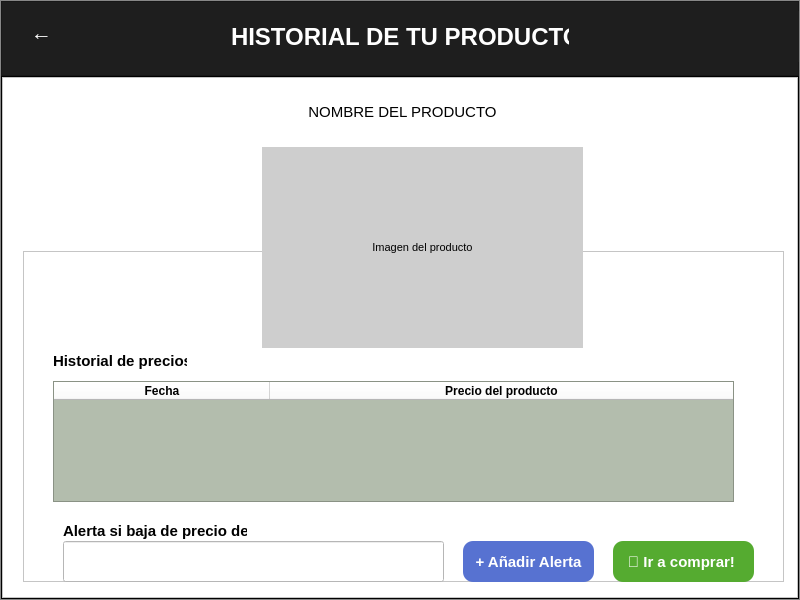
<?xml version="1.0" encoding="UTF-8"?>
<ui version="4.0">
 <class>Historial</class>
 <widget class="QMainWindow" name="Historial">
  <property name="geometry">
   <rect>
    <x>0</x>
    <y>0</y>
    <width>800</width>
    <height>600</height>
   </rect>
  </property>
  <property name="minimumSize">
   <size>
    <width>800</width>
    <height>600</height>
   </size>
  </property>
  <property name="maximumSize">
   <size>
    <width>800</width>
    <height>600</height>
   </size>
  </property>
  <property name="windowTitle">
   <string>Fermady</string>
  </property>
  <property name="windowIcon">
   <iconset>
    <normaloff>imagenes/hucha.png</normaloff>imagenes/hucha.png</iconset>
  </property>
  <widget class="QWidget" name="centralwidget">
   <layout class="QVBoxLayout" name="verticalLayout_2">
    <property name="leftMargin">
     <number>0</number>
    </property>
    <property name="topMargin">
     <number>0</number>
    </property>
    <property name="rightMargin">
     <number>0</number>
    </property>
    <property name="bottomMargin">
     <number>0</number>
    </property>
    <item>
     <widget class="QFrame" name="frame">
      <property name="cursor">
       <cursorShape>ArrowCursor</cursorShape>
      </property>
      <property name="styleSheet">
       <string notr="true">background-color: rgb(175, 175, 175);</string>
      </property>
      <property name="frameShape">
       <enum>QFrame::StyledPanel</enum>
      </property>
      <property name="frameShadow">
       <enum>QFrame::Raised</enum>
      </property>
      <layout class="QVBoxLayout" name="verticalLayout" stretch="1,7">
       <property name="spacing">
        <number>0</number>
       </property>
       <property name="leftMargin">
        <number>0</number>
       </property>
       <property name="topMargin">
        <number>0</number>
       </property>
       <property name="rightMargin">
        <number>0</number>
       </property>
       <property name="bottomMargin">
        <number>0</number>
       </property>
       <item>
        <widget class="QFrame" name="Frame_Sup">
         <property name="styleSheet">
          <string notr="true">background-color: rgb(30, 30, 30);</string>
         </property>
         <property name="frameShape">
          <enum>QFrame::StyledPanel</enum>
         </property>
         <property name="frameShadow">
          <enum>QFrame::Raised</enum>
         </property>
         <widget class="QPushButton" name="btnatras">
          <property name="geometry">
           <rect>
            <x>10</x>
            <y>10</y>
            <width>61</width>
            <height>43</height>
           </rect>
          </property>
          <property name="font">
           <font>
            <family>Arial</family>
            <pointsize>16</pointsize>
            <bold>true</bold>
            <kerning>false</kerning>
           </font>
          </property>
          <property name="cursor">
           <cursorShape>PointingHandCursor</cursorShape>
          </property>
          <property name="toolTipDuration">
           <number>-1</number>
          </property>
          <property name="styleSheet">
           <string notr="true">QPushButton{
background-color: transparent;
        border: none; 
        color: #fff; 
        padding: 10px 20px;
        font-weight: bold; 
}</string>
          </property>
          <property name="text">
           <string>←</string>
          </property>
         </widget>
         <widget class="QLabel" name="label">
          <property name="geometry">
           <rect>
            <x>230</x>
            <y>20</y>
            <width>338</width>
            <height>32</height>
           </rect>
          </property>
          <property name="font">
           <font>
            <family>Leelawadee UI</family>
            <pointsize>12</pointsize>
            <bold>true</bold>
           </font>
          </property>
          <property name="layoutDirection">
           <enum>Qt::LeftToRight</enum>
          </property>
          <property name="styleSheet">
           <string notr="true"/>
          </property>
          <property name="lineWidth">
           <number>0</number>
          </property>
          <property name="text">
           <string>&lt;html&gt;&lt;head/&gt;&lt;body&gt;&lt;p align=&quot;center&quot;&gt;&lt;span style=&quot; font-size:18pt; color:#ffffff;&quot;&gt;HISTORIAL DE TU PRODUCTO&lt;/span&gt;&lt;/p&gt;&lt;/body&gt;&lt;/html&gt;</string>
          </property>
          <property name="alignment">
           <set>Qt::AlignCenter</set>
          </property>
         </widget>
         <widget class="QLabel" name="lbnoti">
          <property name="geometry">
           <rect>
            <x>650</x>
            <y>10</y>
            <width>151</width>
            <height>51</height>
           </rect>
          </property>
          <property name="styleSheet">
           <string notr="true"/>
          </property>
          <property name="text">
           <string>&lt;html&gt;&lt;head/&gt;&lt;body&gt;&lt;p align=&quot;center&quot;&gt;&lt;br/&gt;&lt;/p&gt;&lt;/body&gt;&lt;/html&gt;</string>
          </property>
         </widget>
        </widget>
       </item>
       <item>
        <widget class="QFrame" name="frame_conte">
         <property name="cursor">
          <cursorShape>ArrowCursor</cursorShape>
         </property>
         <property name="styleSheet">
          <string notr="true">background-color: qconicalgradient(cx:1, cy:0.648, angle:0, stop:0 rgba(169, 178, 207, 255), stop:0.596591 rgba(220, 209, 218, 255), stop:0.98 rgba(66, 66, 66, 255), stop:1 rgba(0, 0, 0, 0));</string>
         </property>
         <property name="frameShape">
          <enum>QFrame::StyledPanel</enum>
         </property>
         <property name="frameShadow">
          <enum>QFrame::Raised</enum>
         </property>
         <layout class="QHBoxLayout" name="horizontalLayout_2">
          <property name="spacing">
           <number>0</number>
          </property>
          <property name="leftMargin">
           <number>0</number>
          </property>
          <property name="topMargin">
           <number>0</number>
          </property>
          <property name="rightMargin">
           <number>0</number>
          </property>
          <property name="bottomMargin">
           <number>0</number>
          </property>
          <item>
           <widget class="QFrame" name="frame_4">
            <property name="styleSheet">
             <string notr="true">background-color: rgb(255, 255, 255);</string>
            </property>
            <property name="frameShape">
             <enum>QFrame::StyledPanel</enum>
            </property>
            <property name="frameShadow">
             <enum>QFrame::Raised</enum>
            </property>
            <widget class="QFrame" name="frame_2">
             <property name="geometry">
              <rect>
               <x>21</x>
               <y>174</y>
               <width>761</width>
               <height>331</height>
              </rect>
             </property>
             <property name="styleSheet">
              <string notr="true"> &lt;table id=&quot;tablaAlumnos&quot;&gt;
        &lt;thead&gt;
            &lt;tr&gt;
                &lt;th&gt;Número de Cuenta&lt;/th&gt;
                &lt;th&gt;Nombre&lt;/th&gt;
                &lt;th&gt;Nota Final&lt;/th&gt;
                &lt;th&gt;Acciones&lt;/th&gt;
            &lt;/tr&gt;
        &lt;/thead&gt;
        &lt;tbody id=&quot;cuerpoTabla&quot;&gt;&lt;/tbody&gt;
    &lt;/table&gt;</string>
             </property>
             <property name="frameShape">
              <enum>QFrame::StyledPanel</enum>
             </property>
             <property name="frameShadow">
              <enum>QFrame::Raised</enum>
             </property>
             <widget class="QTableWidget" name="tablahist">
              <property name="geometry">
               <rect>
                <x>30</x>
                <y>130</y>
                <width>681</width>
                <height>121</height>
               </rect>
              </property>
              <property name="minimumSize">
               <size>
                <width>0</width>
                <height>0</height>
               </size>
              </property>
              <property name="styleSheet">
               <string notr="true">QTableWidget {
	background-color: rgb(179, 189, 173);    
	color: rgb(13, 13, 13);   
}

</string>
              </property>
              <attribute name="horizontalHeaderMinimumSectionSize">
               <number>39</number>
              </attribute>
              <attribute name="horizontalHeaderDefaultSectionSize">
               <number>216</number>
              </attribute>
              <attribute name="horizontalHeaderShowSortIndicator" stdset="0">
               <bool>true</bool>
              </attribute>
              <attribute name="horizontalHeaderStretchLastSection">
               <bool>true</bool>
              </attribute>
              <attribute name="verticalHeaderCascadingSectionResizes">
               <bool>true</bool>
              </attribute>
              <attribute name="verticalHeaderMinimumSectionSize">
               <number>24</number>
              </attribute>
              <attribute name="verticalHeaderDefaultSectionSize">
               <number>30</number>
              </attribute>
              <attribute name="verticalHeaderShowSortIndicator" stdset="0">
               <bool>true</bool>
              </attribute>
              <attribute name="verticalHeaderStretchLastSection">
               <bool>true</bool>
              </attribute>
              <column>
               <property name="text">
                <string notr="true">Fecha</string>
               </property>
               <property name="toolTip">
                <string notr="true"/>
               </property>
               <property name="whatsThis">
                <string notr="true"/>
               </property>
               <property name="font">
                <font>
                 <family>Arial</family>
                 <bold>true</bold>
                </font>
               </property>
              </column>
              <column>
               <property name="text">
                <string notr="true">Precio del producto</string>
               </property>
               <property name="toolTip">
                <string notr="true"/>
               </property>
               <property name="whatsThis">
                <string notr="true"/>
               </property>
               <property name="font">
                <font>
                 <family>Arial</family>
                 <bold>true</bold>
                </font>
               </property>
              </column>
             </widget>
             <widget class="QLineEdit" name="textalerta">
              <property name="geometry">
               <rect>
                <x>40</x>
                <y>290</y>
                <width>381</width>
                <height>41</height>
               </rect>
              </property>
              <property name="font">
               <font>
                <pointsize>9</pointsize>
                <bold>false</bold>
               </font>
              </property>
              <property name="cursor">
               <cursorShape>IBeamCursor</cursorShape>
              </property>
              <property name="toolTip">
               <string>No se permite texto</string>
              </property>
              <property name="styleSheet">
               <string notr="true">background-color: rgb(255, 255, 255);</string>
              </property>
              <property name="inputMask">
               <string/>
              </property>
              <property name="dragEnabled">
               <bool>false</bool>
              </property>
              <property name="readOnly">
               <bool>false</bool>
              </property>
             </widget>
             <widget class="QLabel" name="label_2">
              <property name="geometry">
               <rect>
                <x>40</x>
                <y>270</y>
                <width>184</width>
                <height>20</height>
               </rect>
              </property>
              <property name="font">
               <font>
                <family>Leelawadee UI</family>
                <bold>true</bold>
               </font>
              </property>
              <property name="text">
               <string>&lt;html&gt;&lt;head/&gt;&lt;body&gt;&lt;p&gt;&lt;span style=&quot; font-size:11pt; font-weight:700;&quot;&gt;Alerta si baja de precio de:&lt;/span&gt;&lt;/p&gt;&lt;/body&gt;&lt;/html&gt;</string>
              </property>
             </widget>
             <widget class="QPushButton" name="btnalerta">
              <property name="geometry">
               <rect>
                <x>440</x>
                <y>290</y>
                <width>131</width>
                <height>41</height>
               </rect>
              </property>
              <property name="sizePolicy">
               <sizepolicy hsizetype="Fixed" vsizetype="Fixed">
                <horstretch>0</horstretch>
                <verstretch>0</verstretch>
               </sizepolicy>
              </property>
              <property name="font">
               <font>
                <family>Leelawadee UI</family>
                <pointsize>11</pointsize>
                <italic>false</italic>
                <bold>true</bold>
               </font>
              </property>
              <property name="cursor">
               <cursorShape>PointingHandCursor</cursorShape>
              </property>
              <property name="styleSheet">
               <string notr="true">QPushButton {
    color: rgb(255, 255, 255);
    background-color: rgb(87, 114, 209);
    border-radius: 10px;
  }

QPushButton:hover {
 		background-color: rgb(80, 46, 139);
}

</string>
              </property>
              <property name="text">
               <string>+ Añadir Alerta</string>
              </property>
             </widget>
             <widget class="QLabel" name="label_3">
              <property name="geometry">
               <rect>
                <x>30</x>
                <y>100</y>
                <width>134</width>
                <height>20</height>
               </rect>
              </property>
              <property name="font">
               <font>
                <family>Leelawadee UI</family>
                <bold>true</bold>
               </font>
              </property>
              <property name="styleSheet">
               <string notr="true">background-color: transparent;</string>
              </property>
              <property name="text">
               <string>&lt;html&gt;&lt;head/&gt;&lt;body&gt;&lt;p&gt;&lt;span style=&quot; font-size:11pt; font-weight:700;&quot;&gt;Historial de precios&lt;/span&gt;&lt;/p&gt;&lt;/body&gt;&lt;/html&gt;</string>
              </property>
             </widget>
             <widget class="QPushButton" name="btncomprar">
              <property name="geometry">
               <rect>
                <x>590</x>
                <y>290</y>
                <width>141</width>
                <height>41</height>
               </rect>
              </property>
              <property name="sizePolicy">
               <sizepolicy hsizetype="Fixed" vsizetype="Fixed">
                <horstretch>0</horstretch>
                <verstretch>0</verstretch>
               </sizepolicy>
              </property>
              <property name="font">
               <font>
                <family>Leelawadee UI</family>
                <pointsize>11</pointsize>
                <italic>false</italic>
                <bold>true</bold>
               </font>
              </property>
              <property name="cursor">
               <cursorShape>PointingHandCursor</cursorShape>
              </property>
              <property name="toolTip">
               <string>Ir al sitio oficial</string>
              </property>
              <property name="styleSheet">
               <string notr="true">QPushButton {
    color: rgb(255, 255, 255);
    background-color: rgb(85, 171, 48);
    border-radius: 10px;
  }

QPushButton:hover {
 		
	background-color: rgb(31, 98, 13);
}

</string>
              </property>
              <property name="text">
               <string>🛒 Ir a comprar! </string>
              </property>
             </widget>
            </widget>
            <widget class="QLabel" name="nproducto">
             <property name="geometry">
              <rect>
               <x>30</x>
               <y>15</y>
               <width>741</width>
               <height>41</height>
              </rect>
             </property>
             <property name="font">
              <font>
               <family>Leelawadee UI</family>
               <bold>true</bold>
              </font>
             </property>
             <property name="styleSheet">
              <string notr="true">background-color: transparent;</string>
             </property>
             <property name="text">
              <string>&lt;html&gt;&lt;head/&gt;&lt;body&gt;&lt;p align=&quot;center&quot;&gt;&lt;span style=&quot; font-size:11pt; font-weight:400;&quot;&gt;NOMBRE DEL PRODUCTO&lt;/span&gt;&lt;/p&gt;&lt;/body&gt;&lt;/html&gt;</string>
             </property>
            </widget>
            <widget class="QLabel" name="lbproducto">
             <property name="geometry">
              <rect>
               <x>260</x>
               <y>70</y>
               <width>321</width>
               <height>201</height>
              </rect>
             </property>
             <property name="minimumSize">
              <size>
               <width>321</width>
               <height>201</height>
              </size>
             </property>
             <property name="maximumSize">
              <size>
               <width>321</width>
               <height>201</height>
              </size>
             </property>
             <property name="font">
              <font>
               <family>Leelawadee UI</family>
               <pointsize>14</pointsize>
               <bold>true</bold>
              </font>
             </property>
             <property name="styleSheet">
              <string notr="true">background-color: rgb(206, 206, 206);</string>
             </property>
             <property name="text">
              <string>&lt;html&gt;&lt;head/&gt;&lt;body&gt;&lt;p align=&quot;center&quot;&gt;&lt;span style=&quot; font-size:8pt; font-weight:400;&quot;&gt;Imagen del producto&lt;/span&gt;&lt;/p&gt;&lt;/body&gt;&lt;/html&gt;</string>
             </property>
            </widget>
           </widget>
          </item>
         </layout>
        </widget>
       </item>
      </layout>
     </widget>
    </item>
   </layout>
  </widget>
 </widget>
 <resources/>
 <connections/>
</ui>
